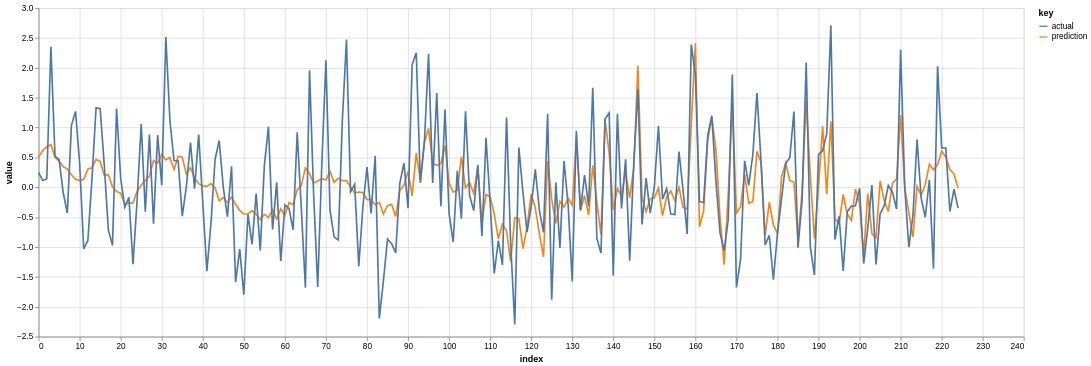

This figure's notebook cell:
### Code cell
# ds[2239]
# plot_prediction(ds, 2239)
# plot_prediction(ds, 12348)
# plot_prediction(ds, 10480)
# plot_prediction(ds, 5778)
# plot_prediction(ds, 3995)
# plot_prediction(ds, 7102)
plot_prediction(ds, 10190)

### Figure 1 — Vega-Lite specification as saved in the notebook (floating-point values rounded to 4 significant figures; data arrays with more than 128 entries replaced by an {"elided": "..."} marker saying what was removed)
{"config": {"view": {"continuousWidth": 300, "continuousHeight": 300}}, "data": {"name": "data-9705d0b34a565131187fe7bba817e58f"}, "mark": {"type": "line"}, "encoding": {"color": {"field": "key", "type": "nominal"}, "x": {"field": "index", "type": "quantitative"}, "y": {"field": "value", "type": "quantitative"}}, "height": 400, "transform": [{"fold": ["prediction", "actual"]}], "width": 1200, "$schema": "https://vega.github.io/schema/vega-lite/v5.8.0.json", "datasets": {"data-9705d0b34a565131187fe7bba817e58f": {"elided": "225 records"}}}
